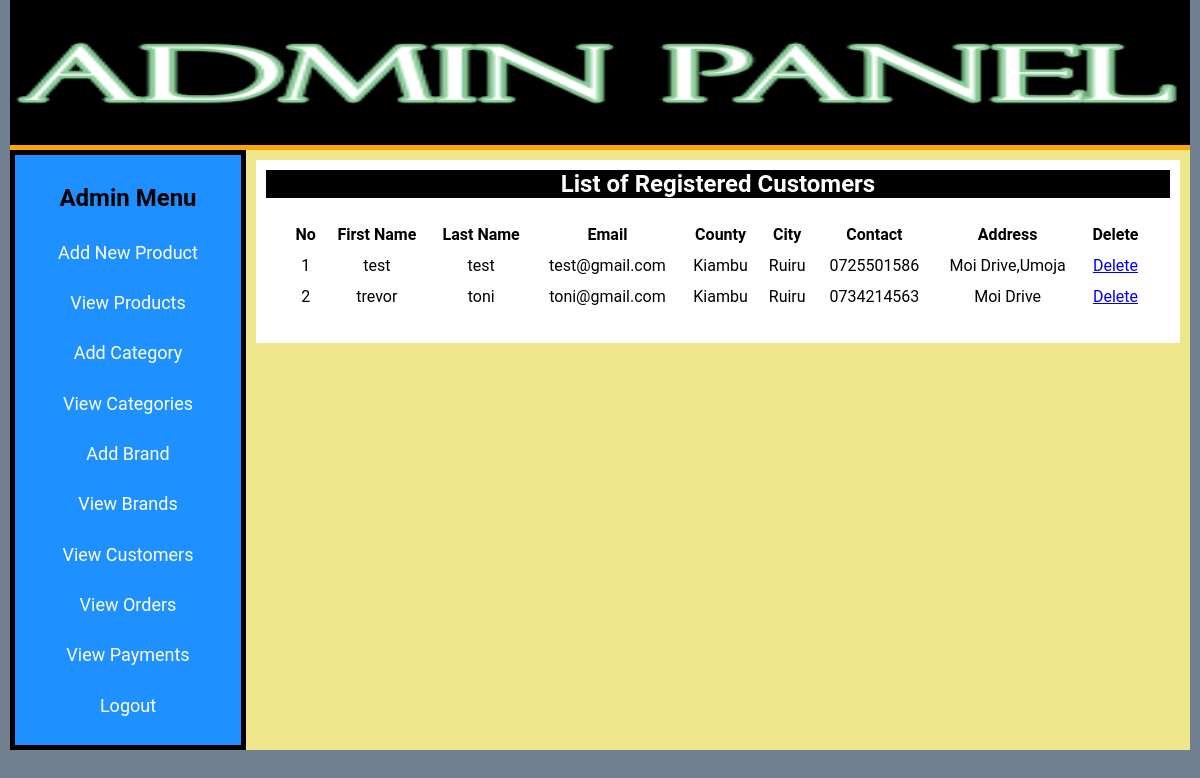
Page /admin_area/index.php?view_customers (signed in) on the committed database.
### tables this page shows
CREATE TABLE `customers` (
  `customer_id` int(10) NOT NULL,
  `customer_ip` varchar(255) NOT NULL,
  `customer_fname` text NOT NULL,
  `customer_lname` text NOT NULL,
  `customer_email` varchar(255) NOT NULL,
  `customer_pass` varchar(255) NOT NULL,
  `customer_county` text NOT NULL,
  `customer_city` text NOT NULL,
  `customer_contact` varchar(255) NOT NULL,
  `customer_address` text NOT NULL
);

### admin_area/fetch_customers.php (the view, shortened to what this page needs)
<?php
if(!isset($_SESSION['admin_email']))
{
   echo "<script>window.open('admin_login.php','_self')</script>";
}
else{
?>
<!DOCTYPE html>
<html lang="en">
<head>
    <link rel="stylesheet" href="styles/style.css">
</head>
<body>
    <div style="width:100%;" class="view_products_container">
        <h2 class="products_table_header">List of Registered Customers</h2>
        <table>
            <tr>
                <th>No</th>
                <th>First Name</th>
                <th>Last Name</th>
                <th>Email</th>
                <th>County</th>
                <th>City</th>
                <th>Contact</th>
                <th>Address</th>
                <th>Delete</th>
            </tr>
            <?php
            include "includes/db.php";
            $fetch_customer = "SELECT * FROM customers ";
            $execute_fetch_customer = mysqli_query($con, $fetch_customer);
            $customer_count = 0;
            while ($row_customer = mysqli_fetch_array($execute_fetch_customer)) {
                $customer_id = $row_customer['customer_id'];
                $customer_fname= $row_customer['customer_fname'];
                $customer_lname = $row_customer['customer_lname'];
                $customer_email = $row_customer['customer_email'];
                $customer_county = $row_customer['customer_county'];
                $customer_city = $row_customer['customer_city'];
                $customer_contact = $row_customer['customer_contact'];
                $customer_address = $row_customer['customer_address'];
                $customer_count++;
            ?>
                <tr>
                    <td> <?php echo $customer_count; ?> </td>
                    <td> <?php echo $customer_fname; ?> </td>
                    <td> <?php echo $customer_lname; ?> </td>
                    <td> <?php echo $customer_email; ?> </td>
                    <td> <?php echo $customer_county; ?> </td>
                    <td> <?php echo $customer_city; ?> </td>
                    <td> <?php echo $customer_contact; ?> </td>
                    <td> <?php echo $customer_address; ?> </td>
                    <td> <a href="index.php?delete_customer=<?php echo $customer_id; ?>">Delete</a> </td>
                </tr>
            <?php } ?>
        </table>
    </div>
</body>
</html>
<?php }?>

### admin_area/styles/style.css (style rules this page uses)
* { margin: 0; padding: 0; box-sizing: border-box; font-family: 'Roboto', 'sans-serif'; }
body { background:slategrey; padding-left: 10px; padding-right: 10px; }
.products_table_header { background-color:black; text-align:center; color:white; }
.view_products_container { width: 90%; margin: auto; padding:10px; background-color:white; }
.view_products_container table { width:100%; margin:auto; padding:20px; }
.view_products_container table tr th,td { text-align: center; padding: 5px; }

### rows in the picture
customers: customer_fname "test", customer_lname "test", customer_email "test@gmail.com", customer_county "Kiambu", customer_city "Ruiru", customer_contact "0725501586", customer_address "Moi Drive,Umoja"
customers: customer_fname "trevor", customer_lname "toni", customer_email "toni@gmail.com", customer_county "Kiambu", customer_city "Ruiru", customer_contact "0734214563", customer_address "Moi Drive"
